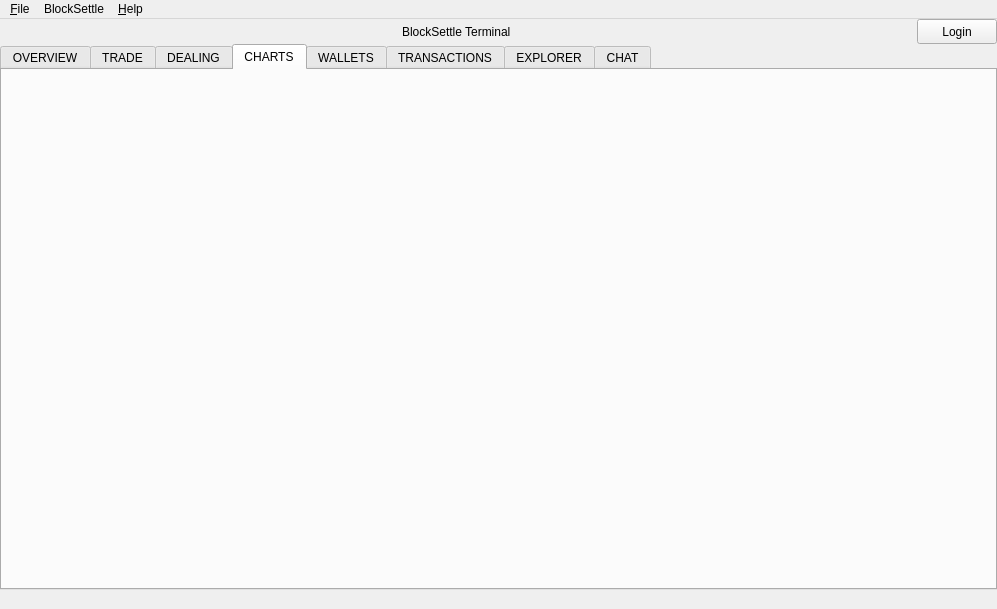
<?xml version="1.0" encoding="UTF-8"?>
<ui version="4.0">
 <class>BSTerminalMainWindow</class>
 <widget class="QMainWindow" name="BSTerminalMainWindow">
  <property name="geometry">
   <rect>
    <x>0</x>
    <y>0</y>
    <width>997</width>
    <height>609</height>
   </rect>
  </property>
  <property name="windowTitle">
   <string>MainWindow</string>
  </property>
  <property name="dockOptions">
   <set>QMainWindow::AllowTabbedDocks|QMainWindow::AnimatedDocks</set>
  </property>
  <property name="unifiedTitleAndToolBarOnMac">
   <bool>false</bool>
  </property>
  <widget class="QWidget" name="mainTabBackground">
   <layout class="QVBoxLayout" name="verticalLayout">
    <property name="spacing">
     <number>0</number>
    </property>
    <property name="leftMargin">
     <number>0</number>
    </property>
    <property name="topMargin">
     <number>0</number>
    </property>
    <property name="rightMargin">
     <number>0</number>
    </property>
    <property name="bottomMargin">
     <number>0</number>
    </property>
    <item>
     <widget class="QFrame" name="horizontalFrame">
      <property name="sizePolicy">
       <sizepolicy hsizetype="Expanding" vsizetype="Preferred">
        <horstretch>0</horstretch>
        <verstretch>0</verstretch>
       </sizepolicy>
      </property>
      <property name="minimumSize">
       <size>
        <width>0</width>
        <height>25</height>
       </size>
      </property>
      <property name="sizeIncrement">
       <size>
        <width>0</width>
        <height>25</height>
       </size>
      </property>
      <property name="applicationBar" stdset="0">
       <bool>true</bool>
      </property>
      <layout class="QHBoxLayout" name="horizontalLayout_5">
       <property name="spacing">
        <number>5</number>
       </property>
       <property name="leftMargin">
        <number>0</number>
       </property>
       <property name="topMargin">
        <number>0</number>
       </property>
       <property name="rightMargin">
        <number>0</number>
       </property>
       <property name="bottomMargin">
        <number>0</number>
       </property>
       <item>
        <spacer name="horizontalSpacer">
         <property name="orientation">
          <enum>Qt::Horizontal</enum>
         </property>
         <property name="sizeHint" stdset="0">
          <size>
           <width>40</width>
           <height>20</height>
          </size>
         </property>
        </spacer>
       </item>
       <item>
        <widget class="QLabel" name="label">
         <property name="text">
          <string>BlockSettle Terminal</string>
         </property>
        </widget>
       </item>
       <item>
        <spacer name="horizontalSpacer_2">
         <property name="orientation">
          <enum>Qt::Horizontal</enum>
         </property>
         <property name="sizeHint" stdset="0">
          <size>
           <width>40</width>
           <height>20</height>
          </size>
         </property>
        </spacer>
       </item>
       <item>
        <widget class="QPushButton" name="pushButtonUser">
         <property name="maximumSize">
          <size>
           <width>16777215</width>
           <height>25</height>
          </size>
         </property>
         <property name="text">
          <string>Login</string>
         </property>
         <property name="usernameButton" stdset="0">
          <bool>true</bool>
         </property>
        </widget>
       </item>
      </layout>
     </widget>
    </item>
    <item>
     <widget class="QTabWidget" name="tabWidget">
      <property name="focusPolicy">
       <enum>Qt::NoFocus</enum>
      </property>
      <property name="currentIndex">
       <number>3</number>
      </property>
      <property name="movable">
       <bool>false</bool>
      </property>
      <widget class="PortfolioWidget" name="widgetPortfolio">
       <property name="minimumSize">
        <size>
         <width>0</width>
         <height>0</height>
        </size>
       </property>
       <attribute name="title">
        <string>OVERVIEW</string>
       </attribute>
      </widget>
      <widget class="RFQRequestWidget" name="widgetRFQ">
       <attribute name="title">
        <string>TRADE</string>
       </attribute>
      </widget>
      <widget class="RFQReplyWidget" name="widgetRFQReply">
       <attribute name="title">
        <string>DEALING</string>
       </attribute>
      </widget>
      <widget class="ChartWidget" name="widgetChart">
       <attribute name="title">
        <string>CHARTS</string>
       </attribute>
      </widget>
      <widget class="WalletsWidget" name="widgetWallets">
       <attribute name="title">
        <string>WALLETS</string>
       </attribute>
      </widget>
      <widget class="TransactionsWidget" name="widgetTransactions">
       <property name="minimumSize">
        <size>
         <width>100</width>
         <height>0</height>
        </size>
       </property>
       <attribute name="title">
        <string>TRANSACTIONS</string>
       </attribute>
      </widget>
      <widget class="ExplorerWidget" name="widgetExplorer">
       <attribute name="title">
        <string>EXPLORER</string>
       </attribute>
      </widget>
      <widget class="ChatWidget" name="widgetChat">
       <attribute name="title">
        <string>CHAT</string>
       </attribute>
      </widget>
     </widget>
    </item>
   </layout>
  </widget>
  <widget class="QMenuBar" name="menubar">
   <property name="geometry">
    <rect>
     <x>0</x>
     <y>0</y>
     <width>997</width>
     <height>21</height>
    </rect>
   </property>
   <widget class="QMenu" name="menuFile">
    <property name="title">
     <string>&amp;File</string>
    </property>
    <addaction name="actionSettings"/>
    <addaction name="separator"/>
    <addaction name="action_Quit"/>
   </widget>
   <widget class="QMenu" name="menuBlockSettle">
    <property name="title">
     <string>BlockSettle</string>
    </property>
    <addaction name="actionAccount_Information"/>
    <addaction name="actionAuthentication_Addresses"/>
    <addaction name="actionEnter_Color_Coin_token"/>
   </widget>
   <widget class="QMenu" name="menu_Help">
    <property name="title">
     <string>&amp;Help</string>
    </property>
    <addaction name="action_About_BlockSettle"/>
    <addaction name="actionAbout_the_Terminal"/>
    <addaction name="action_Contact_BlockSettle"/>
    <addaction name="action_Version"/>
   </widget>
   <addaction name="menuFile"/>
   <addaction name="menuBlockSettle"/>
   <addaction name="menu_Help"/>
  </widget>
  <widget class="QStatusBar" name="statusbar">
   <property name="sizeGripEnabled">
    <bool>false</bool>
   </property>
  </widget>
  <action name="action_Export_Transactions">
   <property name="enabled">
    <bool>false</bool>
   </property>
   <property name="text">
    <string>&amp;Export Transactions</string>
   </property>
  </action>
  <action name="action_Quit">
   <property name="text">
    <string>&amp;Quit</string>
   </property>
  </action>
  <action name="action_Standard">
   <property name="checkable">
    <bool>false</bool>
   </property>
   <property name="enabled">
    <bool>false</bool>
   </property>
   <property name="text">
    <string>&amp;Standard</string>
   </property>
   <property name="visible">
    <bool>true</bool>
   </property>
  </action>
  <action name="action_Advanced">
   <property name="checkable">
    <bool>false</bool>
   </property>
   <property name="enabled">
    <bool>false</bool>
   </property>
   <property name="text">
    <string>&amp;Advanced</string>
   </property>
   <property name="visible">
    <bool>true</bool>
   </property>
  </action>
  <action name="action_Expert">
   <property name="checkable">
    <bool>false</bool>
   </property>
   <property name="enabled">
    <bool>false</bool>
   </property>
   <property name="text">
    <string>&amp;Expert</string>
   </property>
  </action>
  <action name="action_Message_Signing_Verification">
   <property name="enabled">
    <bool>false</bool>
   </property>
   <property name="text">
    <string>&amp;Sign Message</string>
   </property>
  </action>
  <action name="action_EC_Calculator">
   <property name="enabled">
    <bool>false</bool>
   </property>
   <property name="text">
    <string>&amp;EC Calculator</string>
   </property>
  </action>
  <action name="actionBroadcast_Raw_Transaction">
   <property name="enabled">
    <bool>false</bool>
   </property>
   <property name="text">
    <string>Broadcast Raw Transaction</string>
   </property>
  </action>
  <action name="actionView_Address_Book">
   <property name="enabled">
    <bool>false</bool>
   </property>
   <property name="text">
    <string>View &amp;Address Book</string>
   </property>
  </action>
  <action name="action_Sweep_Private_Key_Address">
   <property name="enabled">
    <bool>false</bool>
   </property>
   <property name="text">
    <string>&amp;Sweep Private Key/Address</string>
   </property>
  </action>
  <action name="action_Import_Private_Key_Address">
   <property name="enabled">
    <bool>false</bool>
   </property>
   <property name="text">
    <string>&amp;Import Private Key/Address</string>
   </property>
  </action>
  <action name="action_Create_New_Wallet">
   <property name="enabled">
    <bool>true</bool>
   </property>
   <property name="text">
    <string>&amp;Create New Wallet</string>
   </property>
  </action>
  <action name="action_Import_or_Restore_Wallet">
   <property name="enabled">
    <bool>false</bool>
   </property>
   <property name="text">
    <string>&amp;Import or Restore Wallet</string>
   </property>
  </action>
  <action name="actionView_Address_Book_2">
   <property name="enabled">
    <bool>false</bool>
   </property>
   <property name="text">
    <string>View &amp;Address Book</string>
   </property>
  </action>
  <action name="action_Fix_Damaged_Wallet">
   <property name="enabled">
    <bool>false</bool>
   </property>
   <property name="text">
    <string>&amp;Fix Damaged Wallet</string>
   </property>
  </action>
  <action name="actionLockbox_Manager">
   <property name="enabled">
    <bool>false</bool>
   </property>
   <property name="text">
    <string>Lockbox &amp;Manager</string>
   </property>
  </action>
  <action name="actionSimulfund_Promissory_Note">
   <property name="enabled">
    <bool>false</bool>
   </property>
   <property name="text">
    <string>Simulfund &amp;Promissory Note</string>
   </property>
  </action>
  <action name="actionSimulfund_Collect_Merge">
   <property name="enabled">
    <bool>false</bool>
   </property>
   <property name="text">
    <string>Simulfund &amp;Collect &amp;&amp; Merge</string>
   </property>
  </action>
  <action name="actionSimulfund_Review_Sign">
   <property name="enabled">
    <bool>false</bool>
   </property>
   <property name="text">
    <string>Simulfund &amp;Review &amp;&amp; Sign</string>
   </property>
  </action>
  <action name="action_About_BlockSettle">
   <property name="text">
    <string>&amp;About BlockSettle</string>
   </property>
  </action>
  <action name="actionVerify_Signed_Package">
   <property name="enabled">
    <bool>false</bool>
   </property>
   <property name="text">
    <string>Verify Signed Package</string>
   </property>
  </action>
  <action name="actionClear_All_Unconfirmed">
   <property name="enabled">
    <bool>false</bool>
   </property>
   <property name="text">
    <string>Clear All Unconfirmed</string>
   </property>
  </action>
  <action name="actionRescan_Databases">
   <property name="enabled">
    <bool>false</bool>
   </property>
   <property name="text">
    <string>Rescan Databases</string>
   </property>
  </action>
  <action name="actionRebuild_and_Rescan_Databases">
   <property name="enabled">
    <bool>false</bool>
   </property>
   <property name="text">
    <string>Rebuild and Rescan Databases</string>
   </property>
  </action>
  <action name="actionRescan_Balance">
   <property name="enabled">
    <bool>false</bool>
   </property>
   <property name="text">
    <string>Rescan Balance</string>
   </property>
  </action>
  <action name="actionFactory_Reset">
   <property name="enabled">
    <bool>false</bool>
   </property>
   <property name="text">
    <string>Factory Reset</string>
   </property>
  </action>
  <action name="actionAuthentication_Addresses">
   <property name="text">
    <string>Authentication Addresses</string>
   </property>
  </action>
  <action name="actionCreate_account">
   <property name="text">
    <string>Activate Market Data</string>
   </property>
  </action>
  <action name="actionApply_for_cash_trading">
   <property name="enabled">
    <bool>false</bool>
   </property>
   <property name="text">
    <string>Activate Blockchain products</string>
   </property>
  </action>
  <action name="actionApply_for_cash_coins_trading">
   <property name="enabled">
    <bool>false</bool>
   </property>
   <property name="text">
    <string>Activate Cash Products</string>
   </property>
  </action>
  <action name="actionContact_Support">
   <property name="text">
    <string>Contact Support</string>
   </property>
  </action>
  <action name="actionAccount_Information">
   <property name="text">
    <string>Account Information</string>
   </property>
  </action>
  <action name="actionDeposits">
   <property name="text">
    <string>Deposits</string>
   </property>
  </action>
  <action name="actionWithdrawal_Request">
   <property name="text">
    <string>Withdrawal Request</string>
   </property>
  </action>
  <action name="actionLink_Additional_Bank_Account">
   <property name="text">
    <string>Link Additional Bank Account</string>
   </property>
  </action>
  <action name="action_Sign_Message">
   <property name="text">
    <string>&amp;Sign Message</string>
   </property>
  </action>
  <action name="action_Verify_Message">
   <property name="text">
    <string>&amp;Verify Message</string>
   </property>
  </action>
  <action name="actionSweep_Addresses">
   <property name="text">
    <string>S&amp;weep Addresses</string>
   </property>
  </action>
  <action name="action_Offline_Transaction">
   <property name="text">
    <string>&amp;Offline Transaction</string>
   </property>
  </action>
  <action name="actionSetup_Local_Node">
   <property name="text">
    <string>Setup &amp;Local Node</string>
   </property>
  </action>
  <action name="action_One_time_Password">
   <property name="text">
    <string>&amp;One-Time Password</string>
   </property>
  </action>
  <action name="actionAccount_Management">
   <property name="text">
    <string>Account Management</string>
   </property>
  </action>
  <action name="actionAbout_the_Terminal">
   <property name="text">
    <string>About the &amp;Terminal</string>
   </property>
  </action>
  <action name="action_Contact_BlockSettle">
   <property name="text">
    <string>&amp;Contact BlockSettlle</string>
   </property>
  </action>
  <action name="action_Version">
   <property name="text">
    <string>&amp;Version</string>
   </property>
   <property name="toolTip">
    <string>Show version information</string>
   </property>
  </action>
  <action name="actionEnter_Color_Coin_token">
   <property name="text">
    <string>Equity Token Issuance</string>
   </property>
  </action>
  <action name="actionSettings">
   <property name="text">
    <string>&amp;Settings</string>
   </property>
   <property name="menuRole">
    <enum>QAction::PreferencesRole</enum>
   </property>
  </action>
 </widget>
 <customwidgets>
  <customwidget>
   <class>WalletsWidget</class>
   <extends>QWidget</extends>
   <header>WalletsWidget.h</header>
   <container>1</container>
  </customwidget>
  <customwidget>
   <class>TransactionsWidget</class>
   <extends>QWidget</extends>
   <header>TransactionsWidget.h</header>
   <container>1</container>
  </customwidget>
  <customwidget>
   <class>PortfolioWidget</class>
   <extends>QWidget</extends>
   <header>PortfolioWidget.h</header>
   <container>1</container>
  </customwidget>
  <customwidget>
   <class>RFQRequestWidget</class>
   <extends>QWidget</extends>
   <header>RFQRequestWidget.h</header>
   <container>1</container>
  </customwidget>
  <customwidget>
   <class>RFQReplyWidget</class>
   <extends>QWidget</extends>
   <header>RFQReplyWidget.h</header>
   <container>1</container>
  </customwidget>
  <customwidget>
   <class>ExplorerWidget</class>
   <extends>QWidget</extends>
   <header>ExplorerWidget.h</header>
   <container>1</container>
  </customwidget>
  <customwidget>
   <class>ChatWidget</class>
   <extends>QWidget</extends>
   <header>ChatWidget.h</header>
   <container>1</container>
  </customwidget>
  <customwidget>
   <class>ChartWidget</class>
   <extends>QWidget</extends>
   <header>ChartWidget.h</header>
   <container>1</container>
  </customwidget>
 </customwidgets>
 <resources/>
 <connections/>
</ui>
